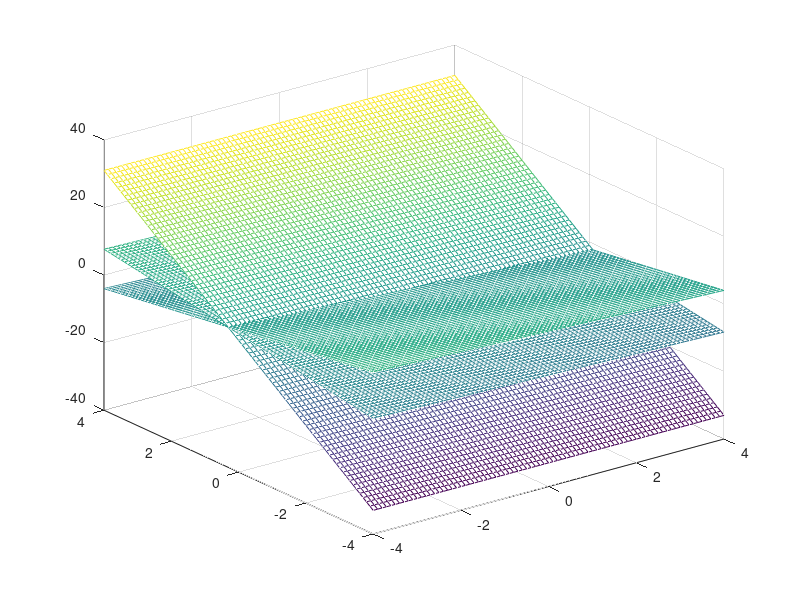

MATLAB code to generate this figure:
[x,y]=meshgrid(-4:0.1:4);
z1=(x+3*y)/-2;
mesh(x,y,z1) 
hold on 
z2=(-x+5*y-1)/3;
mesh(x,y,z2) 
hold on 
z3=(8*y-1)/1
mesh(x,y,z3) 
hold on